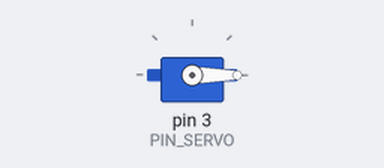
A sketch run on a simulated Arduino Uno, built with avr-gcc and run on an emulated ATmega328P. Shown: servo.

Above: at 0.05 s.
At 3.0 s:
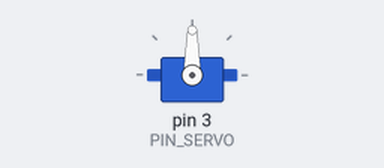
At 6.0 s:
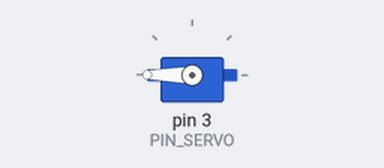
Timing chart, 0 to 7.8 s (numbered marks = the images above):
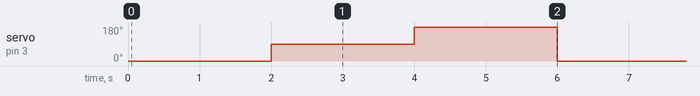

Measured:
- by itself, servo on pin 3 (PIN_SERVO): repeats every 6.0 s: 180° 2.0 s, 0° 2.0 s, 90° 2.0 s

The sketch:

04_servomotor.ino
```cpp
#include <Servo.h>

const byte PIN_SERVO = 3;
Servo servo;

void setup() {
  servo.attach(PIN_SERVO);
}

void loop() {
  servo.write(0);
  delay(2000);
  servo.write(90);
  delay(2000);
  servo.write(180);
  delay(2000);
}
```
